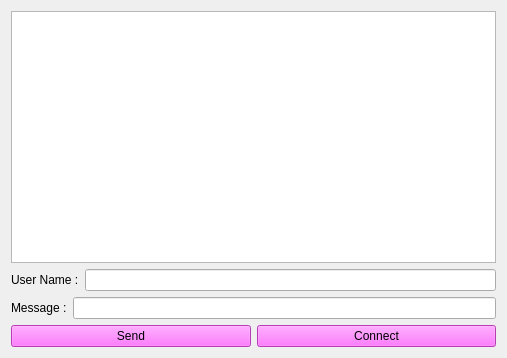
<?xml version="1.0" encoding="UTF-8"?>
<ui version="4.0">
 <class>Widget</class>
 <widget class="QWidget" name="Widget">
  <property name="geometry">
   <rect>
    <x>0</x>
    <y>0</y>
    <width>507</width>
    <height>358</height>
   </rect>
  </property>
  <property name="windowTitle">
   <string>Widget</string>
  </property>
  <property name="styleSheet">
   <string notr="true">border-color: rgb(0, 255, 0);
selection-color: rgb(255, 0, 127);</string>
  </property>
  <layout class="QVBoxLayout" name="verticalLayout">
   <item>
    <widget class="QTextEdit" name="textEdit"/>
   </item>
   <item>
    <layout class="QHBoxLayout" name="horizontalLayout">
     <item>
      <widget class="QLabel" name="label_2">
       <property name="styleSheet">
        <string notr="true">font: 8pt &quot;Century Gothic&quot;;</string>
       </property>
       <property name="text">
        <string>User Name :</string>
       </property>
      </widget>
     </item>
     <item>
      <widget class="QLineEdit" name="nickname"/>
     </item>
    </layout>
   </item>
   <item>
    <layout class="QHBoxLayout" name="horizontalLayout_2">
     <item>
      <widget class="QLabel" name="label">
       <property name="styleSheet">
        <string notr="true">font: 8pt &quot;Century Gothic&quot;;</string>
       </property>
       <property name="text">
        <string>Message :</string>
       </property>
      </widget>
     </item>
     <item>
      <widget class="QLineEdit" name="message"/>
     </item>
    </layout>
   </item>
   <item>
    <layout class="QHBoxLayout" name="horizontalLayout_3">
     <item>
      <widget class="QPushButton" name="sendButton">
       <property name="styleSheet">
        <string notr="true">background-color: rgb(255, 85, 255);
font: 75 9pt &quot;Century Gothic&quot;;</string>
       </property>
       <property name="text">
        <string>Send</string>
       </property>
      </widget>
     </item>
     <item>
      <widget class="QPushButton" name="connectButton">
       <property name="styleSheet">
        <string notr="true">background-color: rgb(255, 85, 255);
font: 75 9pt &quot;Century Gothic&quot;;</string>
       </property>
       <property name="text">
        <string>Connect</string>
       </property>
      </widget>
     </item>
    </layout>
   </item>
  </layout>
 </widget>
 <resources/>
 <connections/>
</ui>
